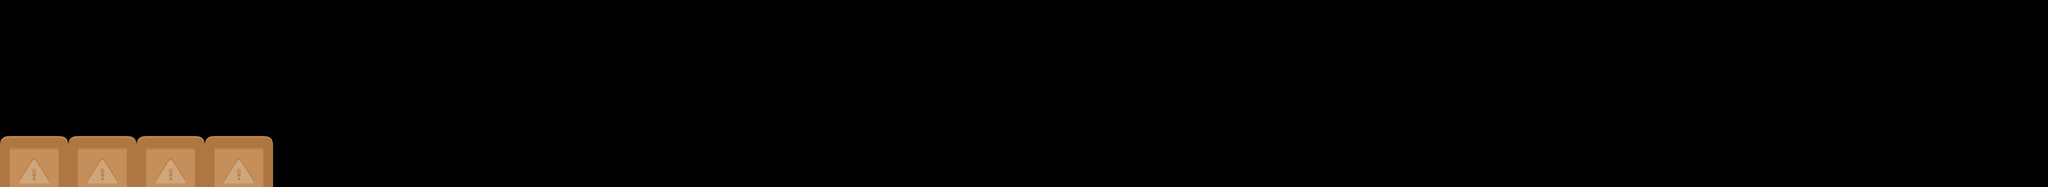

The image is a tile-based game level rendered from a .tmx file. Its description and source (layers, tilesets, objects; grid data summarised) follow:
An orthogonal 240x22 tile map with 16x16 px tiles, 1 tile layer (Tile Layer 1).

<map version="1.2" tiledversion="1.3.2" orientation="orthogonal" renderorder="right-down" compressionlevel="-1" width="240" height="22" tilewidth="16" tileheight="16" infinite="0" nextlayerid="2" nextobjectid="1">
 <tileset firstgid="1" source="kenny_platformer.tsx" />
 <layer id="1" name="Tile Layer 1" width="240" height="22">
  <data>[5280 cells, 192 non-empty, 48 distinct tile ids]</data>
 </layer>
</map>
